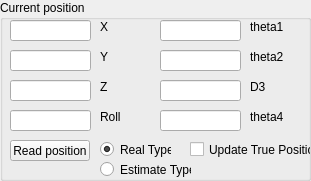
   <widget class="QGroupBox" name="gb_position_read">
    <property name="geometry">
     <rect>
      <x>10</x>
      <y>30</y>
      <width>311</width>
      <height>181</height>
     </rect>
    </property>
    <property name="title">
     <string>Current position</string>
    </property>
    <widget class="QLineEdit" name="tb_x_cur_cor">
     <property name="geometry">
      <rect>
       <x>10</x>
       <y>20</y>
       <width>81</width>
       <height>21</height>
      </rect>
     </property>
    </widget>
    <widget class="QLineEdit" name="tb_y_cur_cor">
     <property name="geometry">
      <rect>
       <x>10</x>
       <y>50</y>
       <width>81</width>
       <height>21</height>
      </rect>
     </property>
    </widget>
    <widget class="QLineEdit" name="tb_z_cur_cor">
     <property name="geometry">
      <rect>
       <x>10</x>
       <y>80</y>
       <width>81</width>
       <height>21</height>
      </rect>
     </property>
    </widget>
    <widget class="QLineEdit" name="tb_roll_cur_cor">
     <property name="geometry">
      <rect>
       <x>10</x>
       <y>110</y>
       <width>81</width>
       <height>21</height>
      </rect>
     </property>
    </widget>
    <widget class="QLineEdit" name="tb_theta1_cur_val">
     <property name="geometry">
      <rect>
       <x>160</x>
       <y>20</y>
       <width>81</width>
       <height>21</height>
      </rect>
     </property>
    </widget>
    <widget class="QLineEdit" name="tb_theta2_cur_val">
     <property name="geometry">
      <rect>
       <x>160</x>
       <y>50</y>
       <width>81</width>
       <height>21</height>
      </rect>
     </property>
    </widget>
    <widget class="QLineEdit" name="tb_d3_cur_val">
     <property name="geometry">
      <rect>
       <x>160</x>
       <y>80</y>
       <width>81</width>
       <height>21</height>
      </rect>
     </property>
    </widget>
    <widget class="QLineEdit" name="tb_theta4_cur_val">
     <property name="geometry">
      <rect>
       <x>160</x>
       <y>110</y>
       <width>81</width>
       <height>21</height>
      </rect>
     </property>
    </widget>
    <widget class="QLabel" name="label_8">
     <property name="geometry">
      <rect>
       <x>100</x>
       <y>20</y>
       <width>47</width>
       <height>13</height>
      </rect>
     </property>
     <property name="text">
      <string>X</string>
     </property>
    </widget>
    <widget class="QLabel" name="label_9">
     <property name="geometry">
      <rect>
       <x>100</x>
       <y>50</y>
       <width>47</width>
       <height>13</height>
      </rect>
     </property>
     <property name="text">
      <string>Y</string>
     </property>
    </widget>
    <widget class="QLabel" name="label_10">
     <property name="geometry">
      <rect>
       <x>100</x>
       <y>80</y>
       <width>47</width>
       <height>13</height>
      </rect>
     </property>
     <property name="text">
      <string>Z</string>
     </property>
    </widget>
    <widget class="QLabel" name="label_11">
     <property name="geometry">
      <rect>
       <x>100</x>
       <y>110</y>
       <width>47</width>
       <height>13</height>
      </rect>
     </property>
     <property name="text">
      <string>Roll</string>
     </property>
    </widget>
    <widget class="QLabel" name="label_12">
     <property name="geometry">
      <rect>
       <x>250</x>
       <y>110</y>
       <width>47</width>
       <height>13</height>
      </rect>
     </property>
     <property name="text">
      <string>theta4</string>
     </property>
    </widget>
    <widget class="QLabel" name="label_13">
     <property name="geometry">
      <rect>
       <x>250</x>
       <y>20</y>
       <width>47</width>
       <height>13</height>
      </rect>
     </property>
     <property name="text">
      <string>theta1</string>
     </property>
    </widget>
    <widget class="QLabel" name="label_14">
     <property name="geometry">
      <rect>
       <x>250</x>
       <y>80</y>
       <width>47</width>
       <height>13</height>
      </rect>
     </property>
     <property name="text">
      <string>D3</string>
     </property>
    </widget>
    <widget class="QLabel" name="label_15">
     <property name="geometry">
      <rect>
       <x>250</x>
       <y>50</y>
       <width>47</width>
       <height>13</height>
      </rect>
     </property>
     <property name="text">
      <string>theta2</string>
     </property>
    </widget>
    <widget class="QPushButton" name="bt_read_position">
     <property name="geometry">
      <rect>
       <x>10</x>
       <y>140</y>
       <width>80</width>
       <height>21</height>
      </rect>
     </property>
     <property name="text">
      <string>Read position</string>
     </property>
    </widget>
    <widget class="QRadioButton" name="rb_real_type">
     <property name="geometry">
      <rect>
       <x>100</x>
       <y>140</y>
       <width>71</width>
       <height>19</height>
      </rect>
     </property>
     <property name="text">
      <string>Real Type</string>
     </property>
     <property name="checked">
      <bool>true</bool>
     </property>
    </widget>
    <widget class="QRadioButton" name="rb_estimate_type">
     <property name="geometry">
      <rect>
       <x>100</x>
       <y>160</y>
       <width>91</width>
       <height>19</height>
      </rect>
     </property>
     <property name="text">
      <string>Estimate Type</string>
     </property>
     <property name="checked">
      <bool>false</bool>
     </property>
    </widget>
    <widget class="QCheckBox" name="cb_update_true_pos">
     <property name="geometry">
      <rect>
       <x>190</x>
       <y>140</y>
       <width>121</width>
       <height>19</height>
      </rect>
     </property>
     <property name="text">
      <string>Update True Position</string>
     </property>
    </widget>
   </widget>
